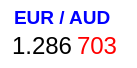
     <widget class="QWidget" name="widget1_13" native="true">
      <property name="geometry">
       <rect>
        <x>10</x>
        <y>220</y>
        <width>137</width>
        <height>68</height>
       </rect>
      </property>
      <property name="styleSheet">
       <string notr="true">background-color: rgb(255, 255, 255);
border-radius: 10px
</string>
      </property>
      <widget class="QLabel" name="labelEURAUD1">
       <property name="geometry">
        <rect>
         <x>14</x>
         <y>2</y>
         <width>111</width>
         <height>31</height>
        </rect>
       </property>
       <property name="font">
        <font>
         <pointsize>14</pointsize>
         <weight>75</weight>
         <bold>true</bold>
        </font>
       </property>
       <property name="styleSheet">
        <string notr="true">color: rgb(0, 0, 255);
</string>
       </property>
       <property name="text">
        <string>EUR / AUD</string>
       </property>
      </widget>
      <widget class="QLabel" name="labelEURAUD2">
       <property name="geometry">
        <rect>
         <x>12</x>
         <y>30</y>
         <width>61</width>
         <height>31</height>
        </rect>
       </property>
       <property name="font">
        <font>
         <pointsize>18</pointsize>
        </font>
       </property>
       <property name="styleSheet">
        <string notr="true"/>
       </property>
       <property name="text">
        <string>1.286</string>
       </property>
      </widget>
      <widget class="QLabel" name="labelEURAUD3">
       <property name="geometry">
        <rect>
         <x>77</x>
         <y>30</y>
         <width>41</width>
         <height>31</height>
        </rect>
       </property>
       <property name="font">
        <font>
         <pointsize>18</pointsize>
        </font>
       </property>
       <property name="styleSheet">
        <string notr="true">color: rgb(255, 0, 0);
</string>
       </property>
       <property name="text">
        <string>703</string>
       </property>
      </widget>
     </widget>
